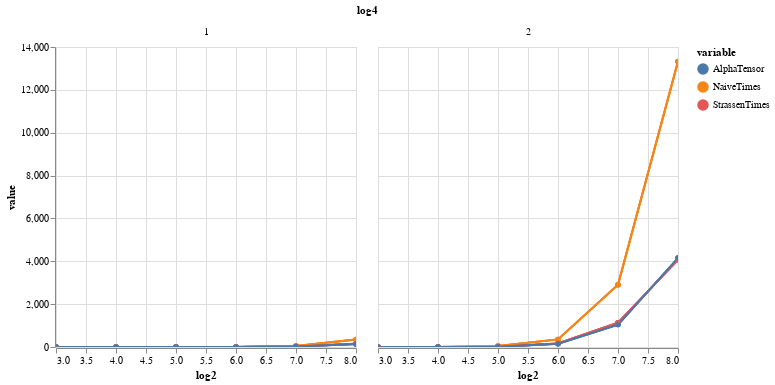

The code cell stored with this chart in its notebook:
### Markdown cell above
*Log4*

### Code cell
naive = alt.Chart().mark_line(point=True).encode(
                x=alt.X('log2').scale(zero=False),
                y=alt.Y('value').scale(zero=False),
                color='variable:N',
                tooltip=['log2','value','variable']
        ).interactive()

strassen = alt.Chart().mark_line(point=True).encode(
                x=alt.X('log2').scale(zero=False),
                y=alt.Y('value').scale(zero=False),
                color='variable:N',
                tooltip=['log2','value','variable']
        ).interactive()

alpha = alt.Chart().mark_line(point=True).encode(
                x=alt.X('log2').scale(zero=False),
                y=alt.Y('value').scale(zero=False),
                color='variable:N',
                tooltip=['log2','value','variable']
        ).interactive()

fig = alt.layer(alpha, strassen, naive, data=df4).facet('log4:N')
fig

### Figure 1 — Vega-Lite specification as saved in the notebook (floating-point values rounded to 4 significant figures)
{"config": {"view": {"continuousWidth": 300, "continuousHeight": 300}}, "data": {"name": "data-07e3bf9c4a12b4d2ab7e0318decbe76b"}, "facet": {"field": "log4", "type": "nominal"}, "spec": {"layer": [{"mark": {"type": "line", "point": true}, "encoding": {"color": {"field": "variable", "type": "nominal"}, "tooltip": [{"field": "log2", "type": "quantitative"}, {"field": "value", "type": "quantitative"}, {"field": "variable", "type": "nominal"}], "x": {"field": "log2", "scale": {"zero": false}, "type": "quantitative"}, "y": {"field": "value", "scale": {"zero": false}, "type": "quantitative"}}, "name": "view_10"}, {"mark": {"type": "line", "point": true}, "encoding": {"color": {"field": "variable", "type": "nominal"}, "tooltip": [{"field": "log2", "type": "quantitative"}, {"field": "value", "type": "quantitative"}, {"field": "variable", "type": "nominal"}], "x": {"field": "log2", "scale": {"zero": false}, "type": "quantitative"}, "y": {"field": "value", "scale": {"zero": false}, "type": "quantitative"}}, "name": "view_11"}, {"mark": {"type": "line", "point": true}, "encoding": {"color": {"field": "variable", "type": "nominal"}, "tooltip": [{"field": "log2", "type": "quantitative"}, {"field": "value", "type": "quantitative"}, {"field": "variable", "type": "nominal"}], "x": {"field": "log2", "scale": {"zero": false}, "type": "quantitative"}, "y": {"field": "value", "scale": {"zero": false}, "type": "quantitative"}}, "name": "view_12"}]}, "params": [{"name": "param_12", "select": {"type": "interval", "encodings": ["x", "y"]}, "bind": "scales", "views": ["view_10"]}, {"name": "param_11", "select": {"type": "interval", "encodings": ["x", "y"]}, "bind": "scales", "views": ["view_11"]}, {"name": "param_10", "select": {"type": "interval", "encodings": ["x", "y"]}, "bind": "scales", "views": ["view_12"]}], "$schema": "https://vega.github.io/schema/vega-lite/v5.16.3.json", "datasets": {"data-07e3bf9c4a12b4d2ab7e0318decbe76b": [{"log4": 1, "log2": 3, "variable": "NaiveTimes", "value": 0.005001}, {"log4": 2, "log2": 3, "variable": "NaiveTimes", "value": 0.3501}, {"log4": 1, "log2": 4, "variable": "NaiveTimes", "value": 0.044}, {"log4": 2, "log2": 4, "variable": "NaiveTimes", "value": 2.819}, {"log4": 1, "log2": 5, "variable": "NaiveTimes", "value": 0.351}, {"log4": 2, "log2": 5, "variable": "NaiveTimes", "value": 42.93}, {"log4": 1, "log2": 6, "variable": "NaiveTimes", "value": 5.472}, {"log4": 2, "log2": 6, "variable": "NaiveTimes", "value": 354.0}, {"log4": 1, "log2": 7, "variable": "NaiveTimes", "value": 45.18}, {"log4": 2, "log2": 7, "variable": "NaiveTimes", "value": 2909.0}, {"log4": 1, "log2": 8, "variable": "NaiveTimes", "value": 345.2}, {"log4": 2, "log2": 8, "variable": "NaiveTimes", "value": 13330.0}, {"log4": 1, "log2": 3, "variable": "StrassenTimes", "value": 0.005}, {"log4": 2, "log2": 3, "variable": "StrassenTimes", "value": 0.2433}, {"log4": 1, "log2": 4, "variable": "StrassenTimes", "value": 0.034}, {"log4": 2, "log2": 4, "variable": "StrassenTimes", "value": 1.704}, {"log4": 1, "log2": 5, "variable": "StrassenTimes", "value": 0.2419}, {"log4": 2, "log2": 5, "variable": "StrassenTimes", "value": 12.03}, {"log4": 1, "log2": 6, "variable": "StrassenTimes", "value": 3.364}, {"log4": 2, "log2": 6, "variable": "StrassenTimes", "value": 164.9}, {"log4": 1, "log2": 7, "variable": "StrassenTimes", "value": 23.5}, {"log4": 2, "log2": 7, "variable": "StrassenTimes", "value": 1135.0}, {"log4": 1, "log2": 8, "variable": "StrassenTimes", "value": 157.0}, {"log4": 2, "log2": 8, "variable": "StrassenTimes", "value": 4067.0}, {"log4": 1, "log2": 3, "variable": "AlphaTensor", "value": 0.025}, {"log4": 2, "log2": 3, "variable": "AlphaTensor", "value": 0.22}, {"log4": 1, "log2": 4, "variable": "AlphaTensor", "value": 0.048}, {"log4": 2, "log2": 4, "variable": "AlphaTensor", "value": 1.592}, {"log4": 1, "log2": 5, "variable": "AlphaTensor", "value": 0.2221}, {"log4": 2, "log2": 5, "variable": "AlphaTensor", "value": 10.98}, {"log4": 1, "log2": 6, "variable": "AlphaTensor", "value": 3.124}, {"log4": 2, "log2": 6, "variable": "AlphaTensor", "value": 150.5}, {"log4": 1, "log2": 7, "variable": "AlphaTensor", "value": 21.26}, {"log4": 2, "log2": 7, "variable": "AlphaTensor", "value": 1044.0}, {"log4": 1, "log2": 8, "variable": "AlphaTensor", "value": 141.6}, {"log4": 2, "log2": 8, "variable": "AlphaTensor", "value": 4149.0}]}}
